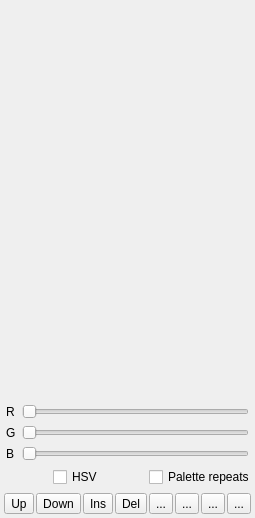
<?xml version="1.0" encoding="UTF-8"?>
<ui version="4.0">
 <class>PaletteEditDialog</class>
 <widget class="QDialog" name="PaletteEditDialog">
  <property name="geometry">
   <rect>
    <x>0</x>
    <y>0</y>
    <width>243</width>
    <height>518</height>
   </rect>
  </property>
  <property name="maximumSize">
   <size>
    <width>16777215</width>
    <height>16777215</height>
   </size>
  </property>
  <property name="windowTitle">
   <string>Edit Palette</string>
  </property>
  <layout class="QVBoxLayout" name="verticalLayout">
   <property name="spacing">
    <number>2</number>
   </property>
   <property name="leftMargin">
    <number>0</number>
   </property>
   <property name="topMargin">
    <number>0</number>
   </property>
   <property name="rightMargin">
    <number>0</number>
   </property>
   <property name="bottomMargin">
    <number>0</number>
   </property>
   <item>
    <widget class="QScrollArea" name="scrollArea">
     <property name="frameShape">
      <enum>QFrame::Shape::NoFrame</enum>
     </property>
     <property name="widgetResizable">
      <bool>true</bool>
     </property>
     <widget class="QWidget" name="scrollAreaWidgetContents">
      <property name="geometry">
       <rect>
        <x>0</x>
        <y>0</y>
        <width>243</width>
        <height>391</height>
       </rect>
      </property>
      <layout class="QVBoxLayout" name="verticalLayout_2">
       <property name="spacing">
        <number>0</number>
       </property>
       <property name="leftMargin">
        <number>4</number>
       </property>
       <property name="topMargin">
        <number>4</number>
       </property>
       <property name="rightMargin">
        <number>4</number>
       </property>
       <property name="bottomMargin">
        <number>0</number>
       </property>
       <item>
        <widget class="QFrame" name="frameControls">
         <property name="frameShape">
          <enum>QFrame::Shape::NoFrame</enum>
         </property>
         <property name="frameShadow">
          <enum>QFrame::Shadow::Raised</enum>
         </property>
         <layout class="QVBoxLayout" name="verticalLayout_3">
          <property name="spacing">
           <number>2</number>
          </property>
          <property name="leftMargin">
           <number>0</number>
          </property>
          <property name="topMargin">
           <number>0</number>
          </property>
          <property name="rightMargin">
           <number>0</number>
          </property>
          <property name="bottomMargin">
           <number>0</number>
          </property>
          <item>
           <spacer name="verticalSpacer">
            <property name="orientation">
             <enum>Qt::Orientation::Vertical</enum>
            </property>
            <property name="sizeHint" stdset="0">
             <size>
              <width>20</width>
              <height>441</height>
             </size>
            </property>
           </spacer>
          </item>
         </layout>
        </widget>
       </item>
      </layout>
     </widget>
    </widget>
   </item>
   <item>
    <widget class="QFrame" name="frameColorControls">
     <property name="sizePolicy">
      <sizepolicy hsizetype="Preferred" vsizetype="Fixed">
       <horstretch>0</horstretch>
       <verstretch>0</verstretch>
      </sizepolicy>
     </property>
     <property name="frameShape">
      <enum>QFrame::Shape::NoFrame</enum>
     </property>
     <property name="frameShadow">
      <enum>QFrame::Shadow::Raised</enum>
     </property>
     <layout class="QFormLayout" name="formLayout">
      <property name="leftMargin">
       <number>6</number>
      </property>
      <property name="topMargin">
       <number>4</number>
      </property>
      <property name="rightMargin">
       <number>6</number>
      </property>
      <property name="bottomMargin">
       <number>4</number>
      </property>
      <item row="0" column="0">
       <widget class="QLabel" name="labelRed">
        <property name="text">
         <string>R</string>
        </property>
       </widget>
      </item>
      <item row="0" column="1">
       <widget class="QSlider" name="sliderRed">
        <property name="minimum">
         <number>0</number>
        </property>
        <property name="maximum">
         <number>255</number>
        </property>
        <property name="orientation">
         <enum>Qt::Orientation::Horizontal</enum>
        </property>
       </widget>
      </item>
      <item row="1" column="0">
       <widget class="QLabel" name="labelGreen">
        <property name="text">
         <string>G</string>
        </property>
       </widget>
      </item>
      <item row="1" column="1">
       <widget class="QSlider" name="sliderGreen">
        <property name="minimum">
         <number>0</number>
        </property>
        <property name="maximum">
         <number>255</number>
        </property>
        <property name="orientation">
         <enum>Qt::Orientation::Horizontal</enum>
        </property>
       </widget>
      </item>
      <item row="2" column="0">
       <widget class="QLabel" name="labelBlue">
        <property name="text">
         <string>B</string>
        </property>
       </widget>
      </item>
      <item row="2" column="1">
       <widget class="QSlider" name="sliderBlue">
        <property name="minimum">
         <number>0</number>
        </property>
        <property name="maximum">
         <number>255</number>
        </property>
        <property name="orientation">
         <enum>Qt::Orientation::Horizontal</enum>
        </property>
       </widget>
      </item>
     </layout>
    </widget>
   </item>
   <item>
    <widget class="QFrame" name="frame_2">
     <property name="frameShape">
      <enum>QFrame::Shape::NoFrame</enum>
     </property>
     <property name="frameShadow">
      <enum>QFrame::Shadow::Raised</enum>
     </property>
     <layout class="QHBoxLayout" name="horizontalLayout_2">
      <property name="spacing">
       <number>0</number>
      </property>
      <property name="leftMargin">
       <number>6</number>
      </property>
      <property name="topMargin">
       <number>0</number>
      </property>
      <property name="rightMargin">
       <number>0</number>
      </property>
      <property name="bottomMargin">
       <number>0</number>
      </property>
      <item>
       <spacer name="horizontalSpacer_3">
        <property name="orientation">
         <enum>Qt::Orientation::Horizontal</enum>
        </property>
        <property name="sizeHint" stdset="0">
         <size>
          <width>40</width>
          <height>20</height>
         </size>
        </property>
       </spacer>
      </item>
      <item>
       <widget class="QCheckBox" name="checkBoxHSV">
        <property name="text">
         <string>HSV</string>
        </property>
       </widget>
      </item>
      <item>
       <spacer name="horizontalSpacer_2">
        <property name="orientation">
         <enum>Qt::Orientation::Horizontal</enum>
        </property>
        <property name="sizeHint" stdset="0">
         <size>
          <width>40</width>
          <height>20</height>
         </size>
        </property>
       </spacer>
      </item>
      <item>
       <widget class="QCheckBox" name="checkBoxRepeat">
        <property name="text">
         <string>Palette repeats</string>
        </property>
       </widget>
      </item>
     </layout>
    </widget>
   </item>
   <item>
    <widget class="QFrame" name="frame">
     <property name="frameShape">
      <enum>QFrame::Shape::NoFrame</enum>
     </property>
     <property name="frameShadow">
      <enum>QFrame::Shadow::Raised</enum>
     </property>
     <layout class="QHBoxLayout" name="horizontalLayout">
      <property name="spacing">
       <number>2</number>
      </property>
      <property name="leftMargin">
       <number>4</number>
      </property>
      <property name="topMargin">
       <number>4</number>
      </property>
      <property name="rightMargin">
       <number>4</number>
      </property>
      <property name="bottomMargin">
       <number>4</number>
      </property>
      <item>
       <widget class="QToolButton" name="buttonMoveUp">
        <property name="enabled">
         <bool>true</bool>
        </property>
        <property name="toolTip">
         <string>Move current color up</string>
        </property>
        <property name="text">
         <string>Up</string>
        </property>
        <property name="icon">
         <iconset theme="QIcon::ThemeIcon::GoUp"/>
        </property>
       </widget>
      </item>
      <item>
       <widget class="QToolButton" name="buttonMoveDown">
        <property name="toolTip">
         <string>Move current color down</string>
        </property>
        <property name="text">
         <string>Down</string>
        </property>
        <property name="icon">
         <iconset theme="QIcon::ThemeIcon::GoDown"/>
        </property>
       </widget>
      </item>
      <item>
       <widget class="QToolButton" name="buttonInsert">
        <property name="toolTip">
         <string>Inser new color</string>
        </property>
        <property name="text">
         <string>Ins</string>
        </property>
        <property name="icon">
         <iconset theme="QIcon::ThemeIcon::ListAdd"/>
        </property>
       </widget>
      </item>
      <item>
       <widget class="QToolButton" name="buttonDelete">
        <property name="toolTip">
         <string>Delete current color</string>
        </property>
        <property name="text">
         <string>Del</string>
        </property>
        <property name="icon">
         <iconset theme="QIcon::ThemeIcon::ListRemove"/>
        </property>
       </widget>
      </item>
      <item>
       <spacer name="horizontalSpacer">
        <property name="orientation">
         <enum>Qt::Orientation::Horizontal</enum>
        </property>
        <property name="sizeHint" stdset="0">
         <size>
          <width>40</width>
          <height>20</height>
         </size>
        </property>
       </spacer>
      </item>
      <item>
       <widget class="QToolButton" name="buttonNewPal">
        <property name="toolTip">
         <string>Create new palette</string>
        </property>
        <property name="text">
         <string>...</string>
        </property>
        <property name="icon">
         <iconset theme="QIcon::ThemeIcon::DocumentNew"/>
        </property>
       </widget>
      </item>
      <item>
       <widget class="QToolButton" name="buttonDuplicatePal">
        <property name="text">
         <string>...</string>
        </property>
        <property name="icon">
         <iconset theme="QIcon::ThemeIcon::EditCopy"/>
        </property>
       </widget>
      </item>
      <item>
       <widget class="QToolButton" name="buttonSavePal">
        <property name="toolTip">
         <string>Save current palette</string>
        </property>
        <property name="text">
         <string>...</string>
        </property>
        <property name="icon">
         <iconset theme="QIcon::ThemeIcon::DocumentSave"/>
        </property>
       </widget>
      </item>
      <item>
       <widget class="QToolButton" name="buttonDeletePal">
        <property name="toolTip">
         <string>Delete current palette</string>
        </property>
        <property name="text">
         <string>...</string>
        </property>
        <property name="icon">
         <iconset theme="QIcon::ThemeIcon::EditDelete"/>
        </property>
       </widget>
      </item>
     </layout>
    </widget>
   </item>
  </layout>
 </widget>
 <resources/>
 <connections>
  <connection>
   <sender>buttonDelete</sender>
   <signal>clicked()</signal>
   <receiver>PaletteEditDialog</receiver>
   <slot>colorDelete()</slot>
   <hints>
    <hint type="sourcelabel">
     <x>129</x>
     <y>447</y>
    </hint>
    <hint type="destinationlabel">
     <x>109</x>
     <y>231</y>
    </hint>
   </hints>
  </connection>
  <connection>
   <sender>buttonInsert</sender>
   <signal>clicked()</signal>
   <receiver>PaletteEditDialog</receiver>
   <slot>colorInsert()</slot>
   <hints>
    <hint type="sourcelabel">
     <x>97</x>
     <y>447</y>
    </hint>
    <hint type="destinationlabel">
     <x>109</x>
     <y>231</y>
    </hint>
   </hints>
  </connection>
  <connection>
   <sender>buttonMoveUp</sender>
   <signal>clicked()</signal>
   <receiver>PaletteEditDialog</receiver>
   <slot>colorMoveUp()</slot>
   <hints>
    <hint type="sourcelabel">
     <x>19</x>
     <y>447</y>
    </hint>
    <hint type="destinationlabel">
     <x>109</x>
     <y>231</y>
    </hint>
   </hints>
  </connection>
  <connection>
   <sender>buttonMoveDown</sender>
   <signal>clicked()</signal>
   <receiver>PaletteEditDialog</receiver>
   <slot>colorMoveDown()</slot>
   <hints>
    <hint type="sourcelabel">
     <x>58</x>
     <y>447</y>
    </hint>
    <hint type="destinationlabel">
     <x>109</x>
     <y>231</y>
    </hint>
   </hints>
  </connection>
  <connection>
   <sender>sliderBlue</sender>
   <signal>valueChanged(int)</signal>
   <receiver>PaletteEditDialog</receiver>
   <slot>updateBlueValue(int)</slot>
   <hints>
    <hint type="sourcelabel">
     <x>139</x>
     <y>499</y>
    </hint>
    <hint type="destinationlabel">
     <x>132</x>
     <y>271</y>
    </hint>
   </hints>
  </connection>
  <connection>
   <sender>sliderGreen</sender>
   <signal>valueChanged(int)</signal>
   <receiver>PaletteEditDialog</receiver>
   <slot>updateGreenValue(int)</slot>
   <hints>
    <hint type="sourcelabel">
     <x>139</x>
     <y>477</y>
    </hint>
    <hint type="destinationlabel">
     <x>132</x>
     <y>271</y>
    </hint>
   </hints>
  </connection>
  <connection>
   <sender>sliderRed</sender>
   <signal>valueChanged(int)</signal>
   <receiver>PaletteEditDialog</receiver>
   <slot>updateRedValue(int)</slot>
   <hints>
    <hint type="sourcelabel">
     <x>139</x>
     <y>455</y>
    </hint>
    <hint type="destinationlabel">
     <x>132</x>
     <y>271</y>
    </hint>
   </hints>
  </connection>
  <connection>
   <sender>buttonDeletePal</sender>
   <signal>clicked()</signal>
   <receiver>PaletteEditDialog</receiver>
   <slot>paletteDelete()</slot>
   <hints>
    <hint type="sourcelabel">
     <x>249</x>
     <y>527</y>
    </hint>
    <hint type="destinationlabel">
     <x>132</x>
     <y>271</y>
    </hint>
   </hints>
  </connection>
  <connection>
   <sender>buttonSavePal</sender>
   <signal>clicked()</signal>
   <receiver>PaletteEditDialog</receiver>
   <slot>paletteSave()</slot>
   <hints>
    <hint type="sourcelabel">
     <x>223</x>
     <y>527</y>
    </hint>
    <hint type="destinationlabel">
     <x>132</x>
     <y>271</y>
    </hint>
   </hints>
  </connection>
  <connection>
   <sender>buttonNewPal</sender>
   <signal>clicked()</signal>
   <receiver>PaletteEditDialog</receiver>
   <slot>paletteNew()</slot>
   <hints>
    <hint type="sourcelabel">
     <x>197</x>
     <y>527</y>
    </hint>
    <hint type="destinationlabel">
     <x>132</x>
     <y>271</y>
    </hint>
   </hints>
  </connection>
  <connection>
   <sender>buttonDuplicatePal</sender>
   <signal>clicked()</signal>
   <receiver>PaletteEditDialog</receiver>
   <slot>paletteDuplicate()</slot>
   <hints>
    <hint type="sourcelabel">
     <x>197</x>
     <y>527</y>
    </hint>
    <hint type="destinationlabel">
     <x>132</x>
     <y>271</y>
    </hint>
   </hints>
  </connection>
  <connection>
   <sender>checkBoxRepeat</sender>
   <signal>stateChanged(int)</signal>
   <receiver>PaletteEditDialog</receiver>
   <slot>repeatStateChanged(int)</slot>
   <hints>
    <hint type="sourcelabel">
     <x>191</x>
     <y>473</y>
    </hint>
    <hint type="destinationlabel">
     <x>121</x>
     <y>258</y>
    </hint>
   </hints>
  </connection>
  <connection>
   <sender>checkBoxHSV</sender>
   <signal>stateChanged(int)</signal>
   <receiver>PaletteEditDialog</receiver>
   <slot>hsvStateChanged(int)</slot>
   <hints>
    <hint type="sourcelabel">
     <x>73</x>
     <y>473</y>
    </hint>
    <hint type="destinationlabel">
     <x>121</x>
     <y>258</y>
    </hint>
   </hints>
  </connection>
 </connections>
 <slots>
  <slot>hideWithPos()</slot>
  <slot>colorMoveUp()</slot>
  <slot>colorMoveDown()</slot>
  <slot>colorInsert()</slot>
  <slot>colorDelete()</slot>
  <slot>updateRedValue(int)</slot>
  <slot>updateGreenValue(int)</slot>
  <slot>updateBlueValue(int)</slot>
  <slot>paletteSave()</slot>
  <slot>paletteDelete()</slot>
  <slot>paletteNew()</slot>
  <slot>paletteDuplicate()</slot>
  <slot>repeatStateChanged(int)</slot>
  <slot>hsvStateChanged(int)</slot>
 </slots>
</ui>
